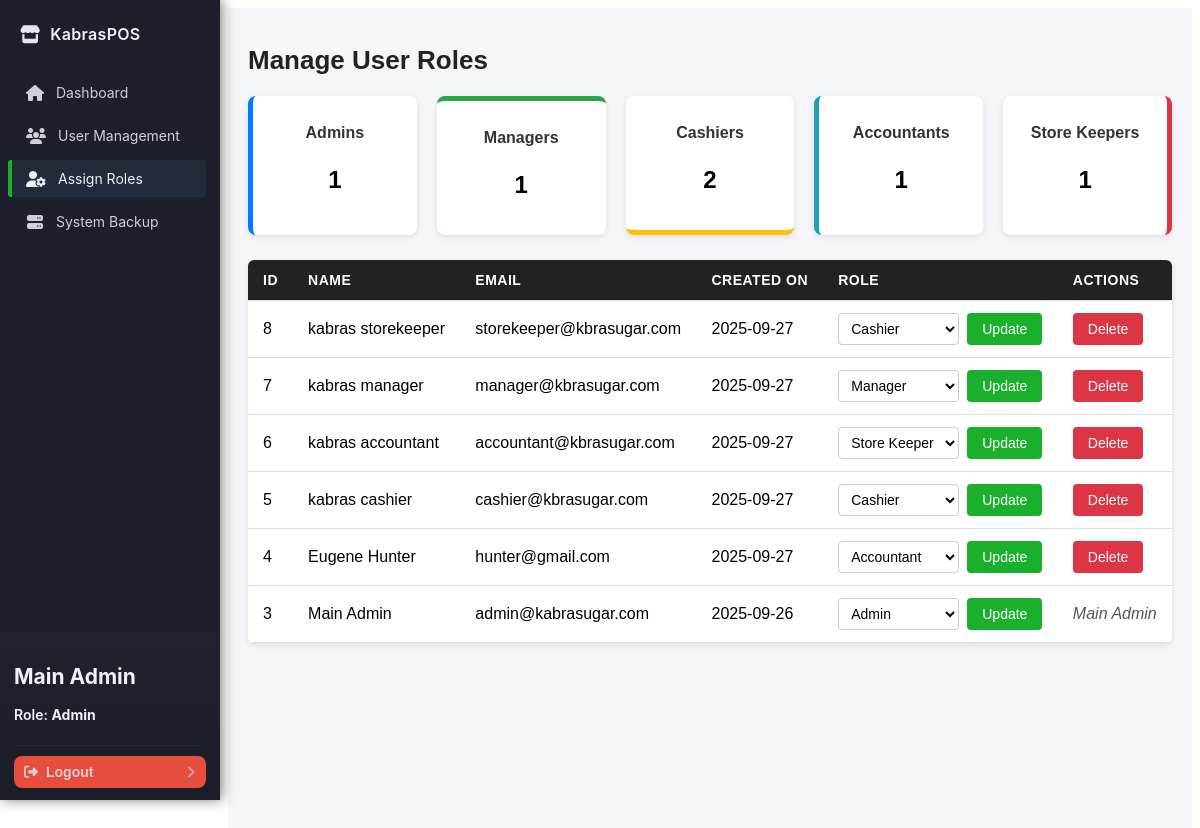
Before: /admin/roles.php (signed in) with the older database file.
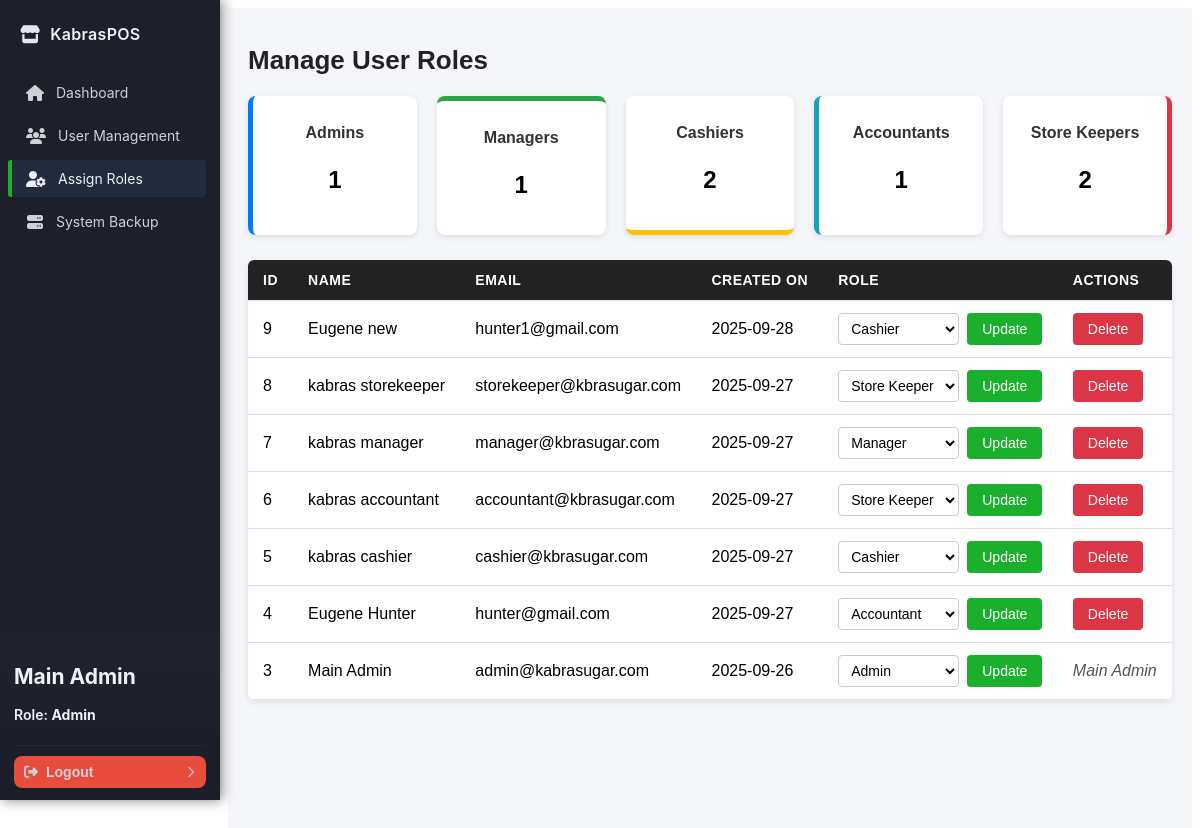
After: the same page with the newer database file.
### tables this page shows
CREATE TABLE `users` (
  `id` int NOT NULL AUTO_INCREMENT,
  `name` varchar(100) NOT NULL,
  `email` varchar(100) NOT NULL,
  `phone` varchar(15) DEFAULT NULL,
  `national_id` varchar(20) DEFAULT NULL,
  `password` varchar(255) NOT NULL,
  `role` enum('Admin','StoreKeeper','Cashier','Manager','Accountant') NOT NULL,
  `created_at` timestamp NULL DEFAULT CURRENT_TIMESTAMP,
  `updated_at` timestamp NULL DEFAULT CURRENT_TIMESTAMP ON UPDATE CURRENT_TIMESTAMP,
  PRIMARY KEY (`id`),
  UNIQUE KEY `email` (`email`)
);

### config/database.php (called while the page is built, shortened)
<?php
class Database
{
    private $host = 'localhost';
    private $db   = 'kabras_store';
    private $user = 'root';
    private $pass = 'Hunter42.';
    private $charset = 'utf8mb4';
    public function connect()
    {
        $dsn = "mysql:host={$this->host};dbname={$this->db};charset={$this->charset}";
        try {
            $this->pdo = new PDO($dsn, $this->user, $this->pass, [
                PDO::ATTR_ERRMODE => PDO::ERRMODE_EXCEPTION,
                PDO::ATTR_DEFAULT_FETCH_MODE => PDO::FETCH_ASSOC,
            ]);
            return $this->pdo;
        } catch (PDOException $e) {
            die('Database connection failed: ' . $e->getMessage());
        }
    }
}

### handlers/AuthHandler.php (called while the page is built, shortened)
<?php
require_once __DIR__ . '/../app/models/User.php';
class AuthHandler
{
    private $sessionTimeout = 3600;
    public function __construct()
    {
        $this->userModel = new User();
        $defaultAdminEmail = 'admin@kabrasugar.com';
        if (!$this->userModel->findByEmail($defaultAdminEmail)) {
            $adminData = [
                'name' => 'Default Admin',
                'email' => $defaultAdminEmail,
                'phone' => '',
                'national_id' => '',
                'password' => 'hunter123',
                'role' => 'admin'
            ];
            $this->userModel->createUser($adminData);
        }
    }
    public function isLoggedIn()
    {
        return isset($_SESSION['user_id']) &&
            (time() - $_SESSION['login_time']) < $this->sessionTimeout;
    }
    public function getCurrentUser()
    {
        return [
            "id" => $_SESSION['user_id'],
            "name" => $_SESSION['user_name'],
            "email" => $_SESSION['user_email'],
            "role" => $_SESSION['user_role']
        ];
    }
}

### app/models/User.php (called while the page is built, shortened)
<?php
require_once __DIR__ . '../../../config/database.php';
class User
{
    private $db;
    public function __construct()
    {
        $this->db = (new Database())->connect();
    }
    public function findByEmail($email)
    {
        $sql = "SELECT * FROM users WHERE email = :email LIMIT 1";
        $stmt = $this->db->prepare($sql);
        $stmt->execute([':email' => $email]);
        return $stmt->fetch(PDO::FETCH_ASSOC);
    }
    public function getAllUsers()
    {
        $sql = "SELECT id, name, email, phone, national_id, role, created_at
                FROM users ORDER BY created_at DESC";
        $stmt = $this->db->query($sql);
        return $stmt->fetchAll(PDO::FETCH_ASSOC);
    }
}

### admin/roles.php (the view, shortened to what this page needs)
<?php session_start();
require_once '../handlers/AuthHandler.php';
require_once '../app/models/User.php';
$authHandler = new AuthHandler();
$userHandler = new User();
$currentUser = $authHandler->getCurrentUser();
$users = $userHandler->getAllUsers();
$roleCounts = [
    'Admin' => 0,
    'Manager' => 0,
    'Cashier' => 0,
    'Accountant' => 0,
    'StoreKeeper' => 0,
];
foreach ($users as $user) {
    if (isset($roleCounts[$user['role']])) {
        $roleCounts[$user['role']]++;
    }
}
?>
<!DOCTYPE html>
<html lang="en">
<head>
    <link rel="stylesheet" href="../assets/css/sidebar.css">
    <link rel="stylesheet" href="../assets/css/roles.css">
</head>
<body>
    <?php include '../includes/sidebar.php'; ?>
    <main class="main-content">
        <div class="container">
            <h1>Manage User Roles</h1><?php if (isset($_GET['success'])): ?>
                <p class="success-msg"><?= htmlspecialchars($_GET['success']); ?>
                </p><?php endif; ?>
            <div class="stats-cards">
                <div class="stat-card admin">
                    <h3>Admins</h3>
                    <p><?= $roleCounts['Admin']; ?></p>
                </div>
                <div class="stat-card manager">
                    <h3>Managers</h3>
                    <p><?= $roleCounts['Manager']; ?></p>
                </div>
                <div class="stat-card cashier">
                    <h3>Cashiers</h3>
                    <p><?= $roleCounts['Cashier']; ?></p>
                </div>
                <div class="stat-card accountant">
                    <h3>Accountants</h3>
                    <p><?= $roleCounts['Accountant']; ?></p>
                </div>
                <div class="stat-card storekeeper">
                    <h3>Store Keepers</h3>
                    <p><?= $roleCounts['StoreKeeper']; ?></p>
                </div>
            </div>
            <table class="users-table">
                <thead>
                    <tr>
                        <th>ID</th>
                        <th>Name</th>
                        <th>Email</th>
                        <th>Created On</th>
                        <th>Role</th>
                        <th>Actions</th>
                    </tr>
                </thead>
                <tbody>
                    <?php foreach ($users as $user): ?><tr>
                            <td><?= htmlspecialchars($user['id']); ?></td>
                            <td><?= htmlspecialchars($user['name']); ?></td>
                            <td><?= htmlspecialchars($user['email']); ?></td>
                            <td><?= htmlspecialchars(date('Y-m-d', strtotime($user['created_at']))); ?></td>
                            <td>
                                <form method="POST" action="roles.php" class="role-form">
                                    <select name="role">
                                        <option value="Admin" <?= $user['role'] === 'Admin' ? 'selected' : ''; ?>>Admin
                                        </option>
                                        <option value="Manager" <?= $user['role'] === 'Manager' ? 'selected' : ''; ?>>
                                            Manager</option>
                                        <option value="Cashier" <?= $user['role'] === 'Cashier' ? 'selected' : ''; ?>>
                                            Cashier</option>
                                        <option value="Accountant" <?= $user['role'] === 'Accountant' ? 'selected' : ''; ?>>
                                            Accountant</option>
                                        <option value="StoreKeeper"
                                            <?= $user['role'] === 'StoreKeeper' ? 'selected' : ''; ?>>
                                            Store Keeper</option>
                                    </select>
                                    <button type="submit" name="update_role">Update</button>
                                </form>
                            </td>
                            <td><?php if ($user['id'] !== $currentUser['id']): ?>
                                    <form method="POST" action="roles.php"
                                        onsubmit="return confirm('Are you sure you want to delete this user?');">
                                        <button type="submit" name="delete_user" class="btn-danger">Delete</button>
                                    </form>
                                <?php else: ?>
                                    <em>Main Admin</em>
                                <?php endif; ?>
                            </td>
                        </tr><?php endforeach; ?>
                </tbody>
            </table>
        </div>
    </main>
</body>
</html>

### includes/sidebar.php (shortened to what this page needs)
<?php
$role = isset($_SESSION['user_role']) ? $_SESSION['user_role'] : '';
$menu = [
    'common' => [
        ['label' => 'Dashboard', 'href' => 'dashboard.php', 'icon' => 'fas fa-home'],
    ],
    'Admin' => [
        ['label' => 'User Management', 'href' => '/admin/users.php', 'icon' => 'fas fa-users'],
        ['label' => 'Assign Roles', 'href' => '/admin/roles.php', 'icon' => 'fas fa-user-cog'],
        ['label' => 'System Backup', 'href' => '/admin/backup.php', 'icon' => 'fas fa-server'],
    ],
    'StoreKeeper' => [
        ['label' => 'Stock Entry', 'href' => 'stock_entry.php', 'icon' => 'fas fa-box-open'],
        ['label' => 'Stock Levels', 'href' => 'stock_levels.php', 'icon' => 'fas fa-boxes'],
        ['label' => 'Stock Alerts', 'href' => 'stock_alerts.php', 'icon' => 'fas fa-exclamation-triangle'],
    ],
    'Cashier' => [
        ['label' => 'Sales', 'href' => 'sales.php', 'icon' => 'fas fa-cash-register'],
        ['label' => 'Receipts', 'href' => 'receipts.php', 'icon' => 'fas fa-receipt'],
        ['label' => 'Payments', 'href' => 'payments.php', 'icon' => 'fas fa-credit-card'],
    ],
    'Manager' => [
        ['label' => 'Sales Reports', 'href' => 'reports.php', 'icon' => 'fas fa-chart-line'],
        ['label' => 'Discounts & Refunds', 'href' => 'discounts.php', 'icon' => 'fas fa-percentage'],
        ['label' => 'Store Performance', 'href' => 'performance.php', 'icon' => 'fas fa-tachometer-alt'],
    ],
    'Accountant' => [
        ['label' => 'Audit Reports', 'href' => 'audit_reports.php', 'icon' => 'fas fa-file-alt'],
        ['label' => 'Compliance', 'href' => 'compliance.php', 'icon' => 'fas fa-balance-scale'],
        ['label' => 'Financial Reports', 'href' => 'finance.php', 'icon' => 'fas fa-file-invoice-dollar'],
    ],
];
$items = $menu['common'];
if (isset($menu[$role])) {
    $items = array_merge($items, $menu[$role]);
}
?>
<link rel="stylesheet" href="https://cdnjs.cloudflare.com/ajax/libs/font-awesome/6.4.0/css/all.min.css"
 />
<aside class="sidebar" role="navigation" aria-label="Main Sidebar">
    <div class="sidebar-inner">
        <div class="sidebar-brand">
            <a href="home.php" class="brand-link">
                <i class="fas fa-store"></i>
                <span class="brand-text">KabrasPOS</span>
            </a>
        </div>
        <nav class="sidebar-nav">
            <ul>
                <?php foreach ($items as $it): ?>
                    <li>
                        <a href="<?= htmlspecialchars($it['href']) ?>"
                            class="<?= (basename($_SERVER['PHP_SELF']) === basename($it['href'])) ? 'active' : '' ?>">
                            <i class="<?= htmlspecialchars($it['icon']) ?>" aria-hidden="true"></i>
                            <span class="label"><?= htmlspecialchars($it['label']) ?></span>
                        </a>
                    </li>
                <?php endforeach; ?>
            </ul>
        </nav>
        <div class="sidebar-footer" role="region" aria-label="User actions">
            <div class="user-name">
                <h2>
                    <?php
                    if (isset($currentUser) && isset($currentUser['name']) && $currentUser['name']) {
                        echo htmlspecialchars($currentUser['name']);
                    } elseif (isset($_SESSION['user_name']) && $_SESSION['user_name']) {
                        echo htmlspecialchars($_SESSION['user_name']);
                    } else {
                        echo 'Guest';
                    }
                    ?>
                </h2>
                <p>Role: <strong>
                        <?php
                        if (isset($currentUser) && isset($currentUser['role']) && $currentUser['role']) {
                            echo htmlspecialchars($currentUser['role']);
                        } elseif (isset($_SESSION['user_role']) && $_SESSION['user_role']) {
                            echo htmlspecialchars($_SESSION['user_role']);
                        } else {
                            echo 'No Role';
                        }
                        ?>
                    </strong></p>
            </div>
            <div class="footer-actions">
                <div class="logout-form" style="display:inline;">
                    <button class="btn-logout" aria-label="Logout">
                        <i class="fas fa-sign-out-alt"></i>
                        <a href="?logout=1" class="logout-link">Logout</a>
                        <i class="fas fa-chevron-down chevron-down" aria-hidden="true"></i>
                    </button>
                </div>
            </div>
        </div>
    </div>
</aside>

### assets/css/sidebar.css (style rules this page uses)
:root { --sidebar-width: 220px; --bg: #1d1f2b; --panel: #222233; --muted: #cfcfd6; --text: #eef1f6; --accent: #1BB02C; --hover: #2c3c33; --danger: #e74c3c; }
.sidebar { width: var(--sidebar-width); height: 100vh; position: fixed; left: 0; top: 0; background: var(--bg); color: var(--text); box-shadow: 2px 0 12px rgba(0, 0, 0, 0.5); font-family: "Inter", "Segoe UI", Roboto, Arial, sans-serif; z-index: 1000; display: flex; align-items: stretch; }
.sidebar-inner { position: relative; width: 100%; height: 100%; display: flex; flex-direction: column; padding: 18px 8px 72px; box-sizing: border-box; }
.sidebar-brand { padding: 6px 12px 18px; margin-bottom: 6px; }
.brand-link { display: flex; align-items: center; gap: 10px; color: var(--text); text-decoration: none; font-weight: 600; font-size: 16px; }
.brand-link i { font-size: 18px; opacity: 0.95; }
.brand-text { letter-spacing: 0.3px; }
.sidebar-nav { flex: 1 1 auto; overflow-y: auto; padding-right: 6px; }
.sidebar-nav ul { list-style: none; margin: 0; padding: 0; }
.sidebar-nav li { margin: 6px 0; }
.sidebar-nav a { display: flex; align-items: center; gap: 12px; padding: 10px 14px; border-radius: 3px; text-decoration: none; color: var(--muted); transition: background .18s ease, color .18s ease, transform .06s ease; font-size: 14px; border-left: 4px solid transparent; }
.sidebar-nav a i { min-width: 18px; text-align: center; font-size: 16px; }
.sidebar-nav a .label { display: inline-block; white-space: nowrap; overflow: hidden; text-overflow: ellipsis; }
.sidebar-nav a.active { background-color: rgba(76, 175, 239, 0.08); color: var(--text); border-left-color: var(--accent); }
.sidebar-footer { position: absolute; left: 0; right: 0; bottom: 0; padding: 12px 14px; box-sizing: border-box; background: linear-gradient(180deg, rgba(255, 255, 255, 0.01), rgba(0, 0, 0, 0.08)); border-top: 1px solid rgba(255, 255, 255, 0.03); }
.sidebar-footer .user-name { padding-bottom: 8px; font-weight: 600; color: var(--text); font-size: 14px; border-bottom: 1px solid rgba(255, 255, 255, 0.04); margin-bottom: 10px; white-space: nowrap; overflow: hidden; text-overflow: ellipsis; }
.btn-logout { display: inline-flex; align-items: center; gap: 8px; width: 100%; padding: 8px 10px; background: var(--danger); border: 0; color: var(--muted); text-align: left; cursor: pointer; font-size: 14px; border-radius: 8px; transition: background .15s ease, color .15s ease; }
.btn-logout i { font-size: 14px; }
.btn-logout a.logout-link { color: var(--muted); text-decoration: none; font-weight: 600; }
.btn-logout .chevron-down { margin-left: auto; opacity: 0.8; color: var(--muted); font-size: 12px; rotate: -90deg; transform: translateY(1px); }

Changed rows visible on the page:
added users: id "9", name "Eugene new", email "hunter1@gmail.com", created_at "2025-09-28", role "Cashier"
changed users "kabras storekeeper": role "Cashier" → "Store Keeper"
Other visible differences:
$roleCounts['StoreKeeper']: "1" → "2"
